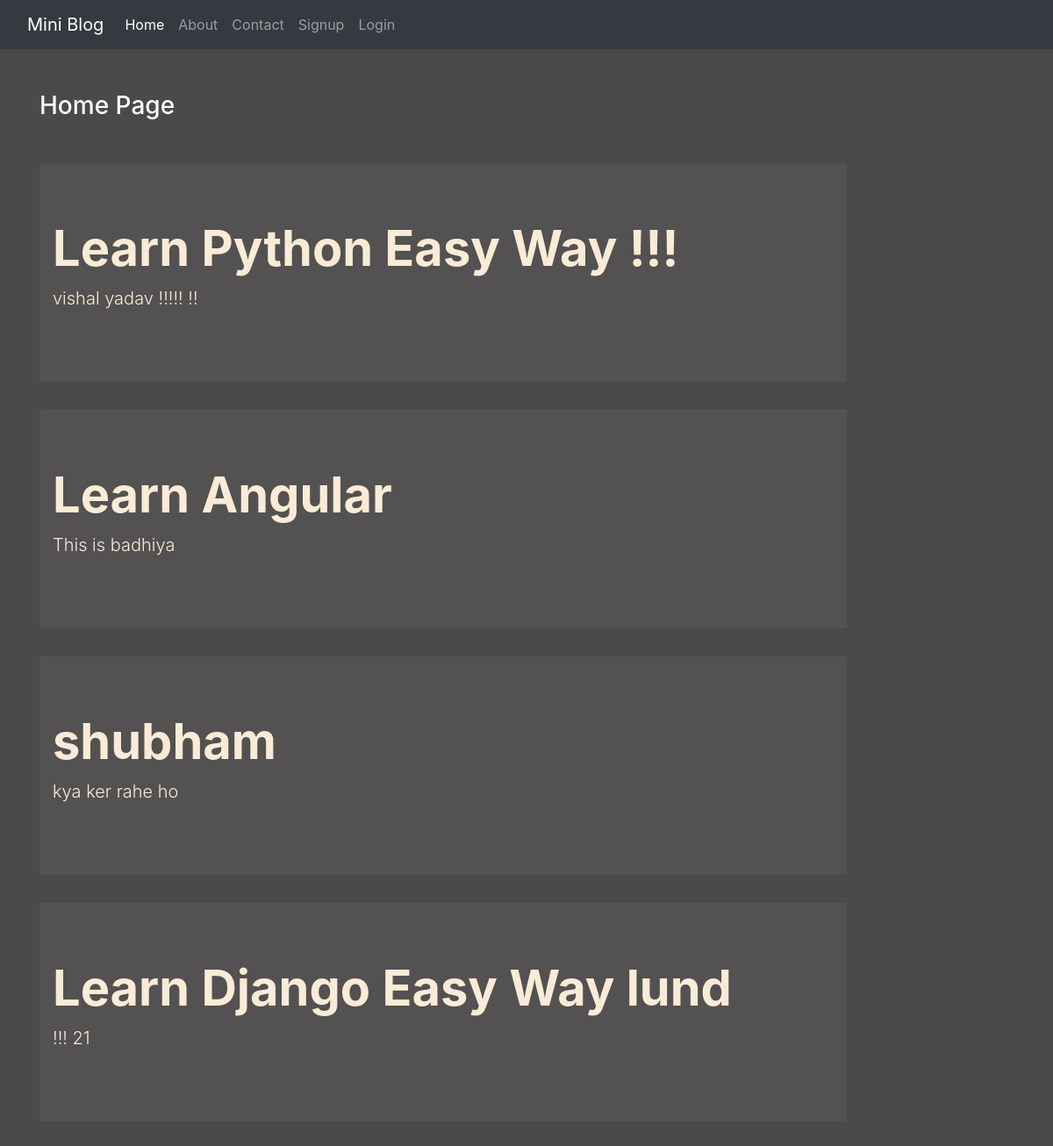
The page / on the database its author committed.
### blog/models.py (models this page shows)
class Post(models.Model):
 title = models.CharField(max_length=150)
 desc = models.TextField()

### blog/views.py (the view)
# urls.py: 2. Add a URL to urlpatterns:  path('', views.home, name='home')
def home(request):
 posts = Post.objects.all()
 return render(request, 'blog/home.html', {'posts':posts})

### blog/templates/blog/home.html
{% extends 'blog/base.html' %}
{% load static %}
{% block content %}
<div class="col-sm-10">
 <h3 class="text-white my-5">Home Page</h3>
  {% for post in posts %}
    <div class="jumbotron jumbotron-fluid jumbo-color">
      <div class="container">
        <h1 class="display-4 font-weight-bold">{{post.title}}</h1>
        <p class="lead">{{post.desc}}</p>
      </div>
    </div>
  {% endfor %}
</div>
{% endblock content %}

### blog/static/blog/css/style.css (style rules this page uses)
body { background-color: rgb(75, 74, 74); color: antiquewhite; }
.jumbo-color { background-color: rgb(83, 81, 81); }

### rows shown on the page
Post: title "Learn Python Easy Way !!!", desc "vishal yadav !!!!! !!"
Post: title "Learn Angular", desc "This is badhiya"
Post: title "shubham", desc "kya ker rahe ho"
Post: title "Learn Django Easy Way lund", desc "!!! 21"
